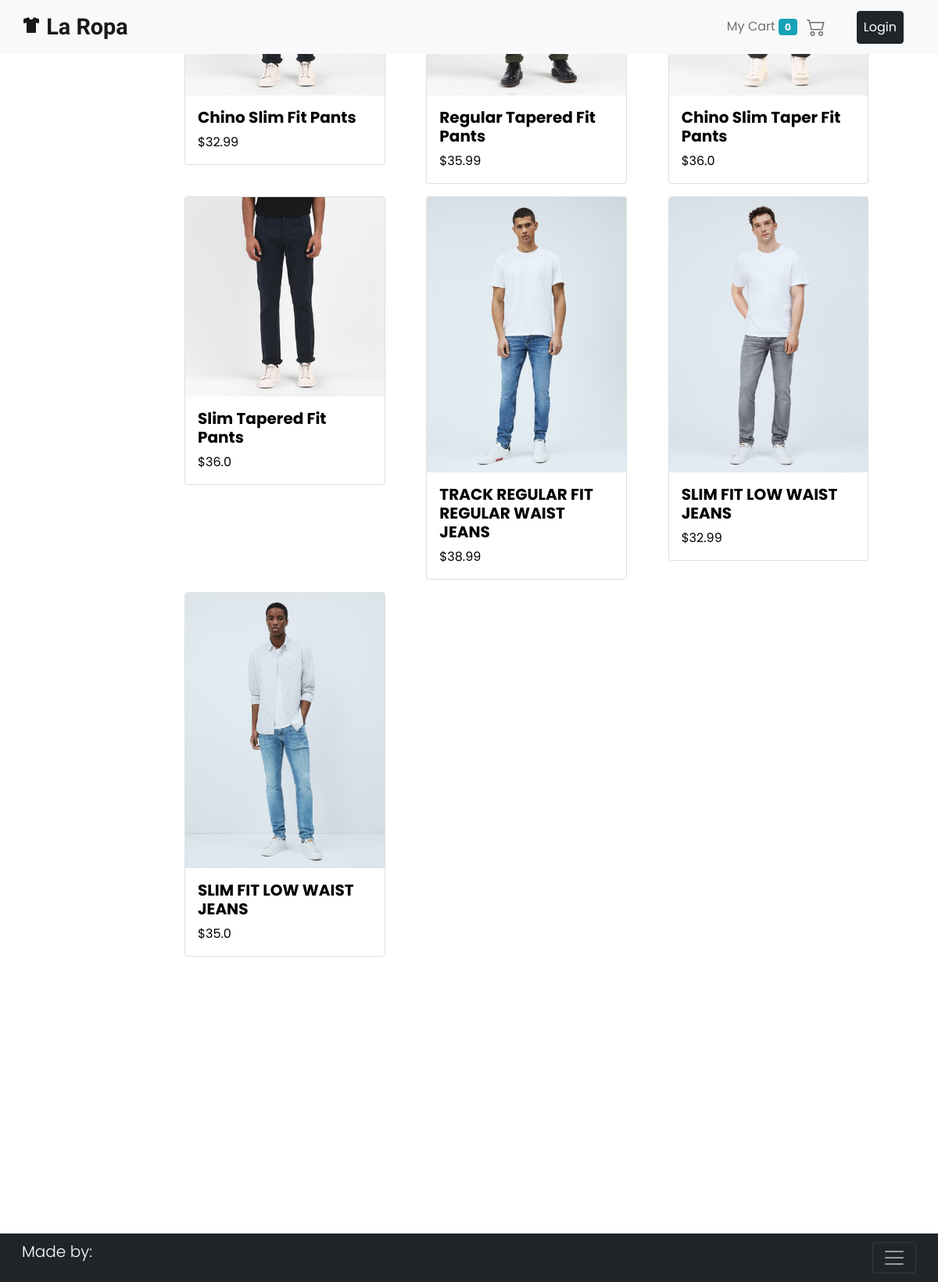
/?category=TR, run on the app's committed database.
### ecomm/models.py (models this page shows, shortened)
class Product(models.Model):
    title = models.CharField(max_length=120)
    desc = models.CharField(max_length=500)
    price = models.FloatField(default=0.00)
    size = models.CharField(choices=SIZE, max_length=2)
    category = models.CharField(choices=CATEGORIES, max_length=2)
    img1 = models.ImageField(upload_to='ecomm/images', default='')
    img2 = models.ImageField(upload_to='ecomm/images', default='')
    img3 = models.ImageField(upload_to='ecomm/images', default='')
    @staticmethod
    def get_by_category(category_id):
        if category_id:
            return Product.objects.filter(category = category_id)
        else:
            return Product.get_all_products()

### ecomm/views.py (the view)
# urls.py: path('', views.homeView, name="home"),
def homeView(request):
    products = None
    categoryID = request.GET.get('category')
    if categoryID:
        products = Product.get_by_category(categoryID)
    else:
        products = Product.get_all_products()
    context = {
        'products':products
    }
    return render(request, 'ecomm/index.html', context)

### ecomm/templates/ecomm/index.html (shortened to what this page needs)
{% extends 'base.html' %}
{% block content %}
    {% include 'nav.html' %}
    <div class="container-fluid" style="position: relative; top: -30vw;">
        <div class="row my-4" style="background-color: #fff;">
            <div class="col-lg-2">
            </div>
            <div class="col-lg-10">
                <div class="row my-4 container-fluid">
                    {% for product in products %}
                    <div class="col-sm-6 col-md-4 my-2">
                        <a href="product/{{ product.id }}">
                            <div class="card" style="width: 90%;">
                                <img src="{{ product.img1.url }}" class="card-img-top" alt="...">
                                <div class="card-body">
                                    <h2 class="lead" style="font-weight: bold;">{{ product.title }}</h2>
                                    <p class="card-text">${{ product.price }}</p>
                                </div>
                            </div>
                        </a>
                    </div>
                    {% endfor %}
                </div>
            </div>
        </div>
    </div>
{% endblock content %}

### ecomm/templates/ecomm/index.html (style rules this page uses)
body { font-family: 'Poppins', sans-serif; }
a { text-decoration: none; color: #000; display: inline; }

### data on the page
Product: title "Chino Slim Fit Pants", price "32.99"
Product: title "Regular Tapered Fit Pants", price "35.99"
Product: title "Chino Slim Taper Fit Pants", price "36.0"
Product: img1 (picture), title "Slim Tapered Fit Pants", price "36.0"
Product: img1 (picture), title "TRACK REGULAR FIT REGULAR WAIST JEANS", price "38.99"
Product: img1 (picture), title "SLIM FIT LOW WAIST JEANS", price "32.99"
Product: img1 (picture), title "SLIM FIT LOW WAIST JEANS", price "35.0"

### other printed values
{{ request.session.cart.keys|length }} "0"
